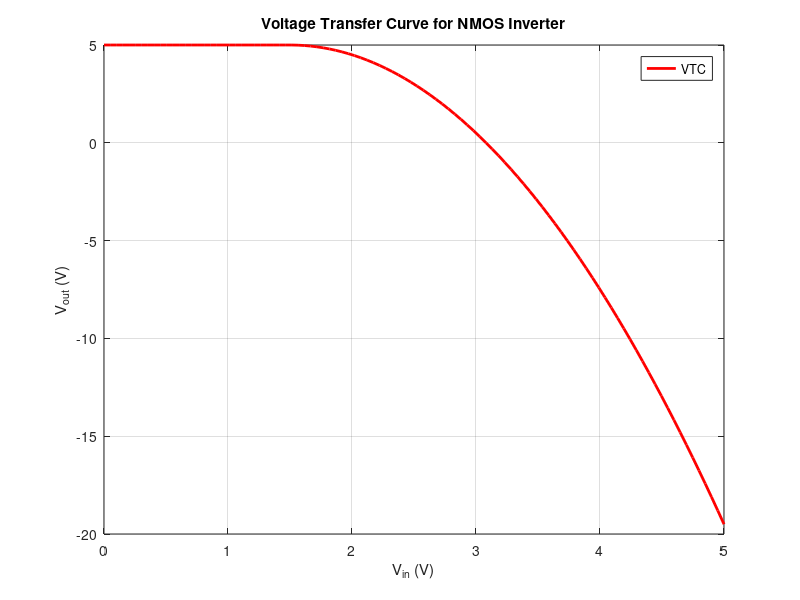

The MATLAB script that drew this image:
% Given parameters
close all;
clear all;
clc;
% Given parameters
V_DD = 5;          % Supply voltage (V)
k_n = 40e-6;       % Process transconductance parameter (A/V^2)
R_L = 100e3;       % Load resistance (Ohms)
V_T = 1.5;           % Threshold voltage (V), assumed value for typical NMOS

% Define the range for V_in
V_in = linspace(0, V_DD, 100);
V_out = zeros(size(V_in));

% Calculate V_out for each V_in
for i = 1:length(V_in)
    V_GS = V_in(i);  % Gate-source voltage
    if V_GS < V_T
        % NMOS is in cutoff region
        I_D = 0;
    else
        % NMOS is in either saturation or linear region
        V_DS = V_DD - V_out(i);  % Drain-source voltage (initial guess)
        if V_DS >= V_GS - V_T
            % NMOS is in saturation region
            I_D = k_n / 2 * (V_GS - V_T)^2;
        else
            % NMOS is in linear region
            I_D = k_n * ((V_GS - V_T) * V_DS - V_DS^2 / 2);
        end
    end
       
    V_out(i) = V_DD - I_D * R_L;
end

% Plot the Voltage Transfer Curve
figure;
plot(V_in, V_out, 'r', 'LineWidth', 2);
xlabel('V_{in} (V)');
ylabel('V_{out} (V)');
title('Voltage Transfer Curve for NMOS Inverter');
grid on;
legend('VTC', 'Ideal Inverter');
